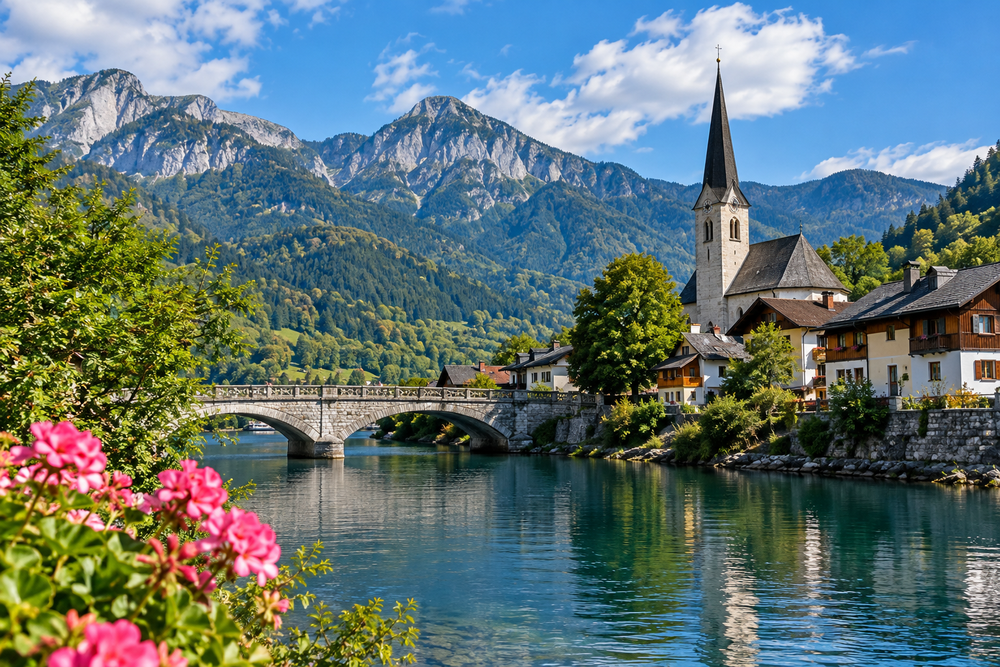
#> input picture SOLUTIONS/input7.png, 1000 x 667 px, shrunk from 1536 x 1024 before the run
$ jupyter execute asg7.ipynb   (shell and % lines are left out)   (older library calls are emulated)
#> lines starting #> are read from the running program, lines starting #| are printed output that depends on the picture; after the words box and inside, x2 and y2 are one past the last pixel; in counts of white or black regions, pixels touching at a corner belong together
[cell 1]
import cv2
import numpy as np
import matplotlib.pyplot as plt

img = cv2.imread("input7.png")
#> img is the input picture: shape (667, 1000, 3); mean B, G, R 115.2, 115.6, 96.8

if img is None:
    print("Image not found")
else:
    gray = cv2.cvtColor(img, cv2.COLOR_BGR2GRAY)
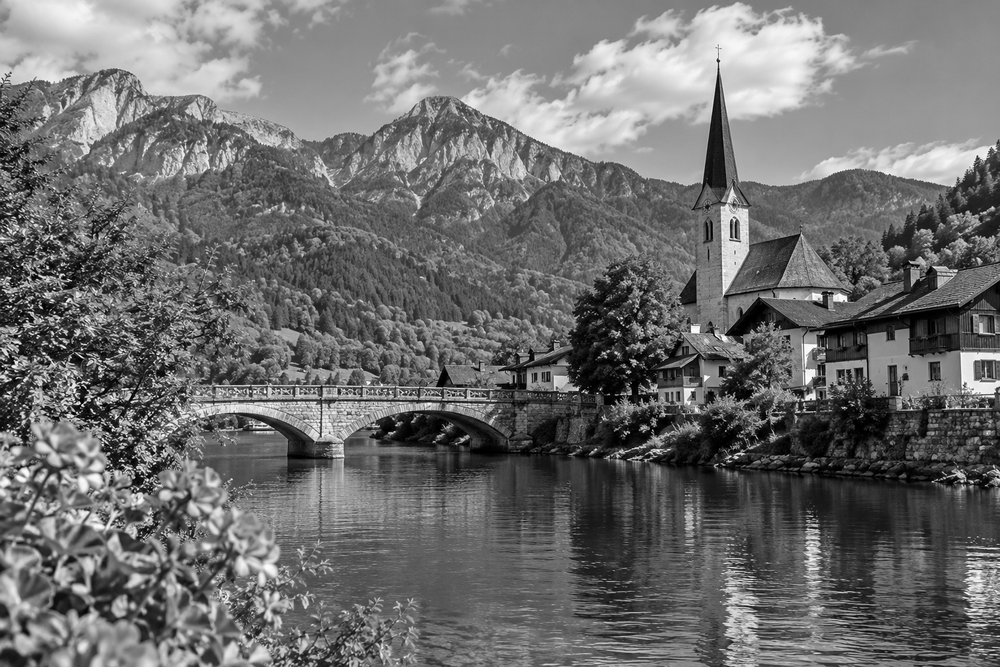
#> gray: shape (667, 1000); min 0, max 255, mean 109.9

    # 1. Laplacian Filter
    laplacian = cv2.Laplacian(img, cv2.CV_64F)
    laplacian = laplacian.astype(np.float32)

    sharpened_laplacian = cv2.addWeighted(
        img.astype(np.float32), 1.0,
        laplacian, -1.0, 0
    )
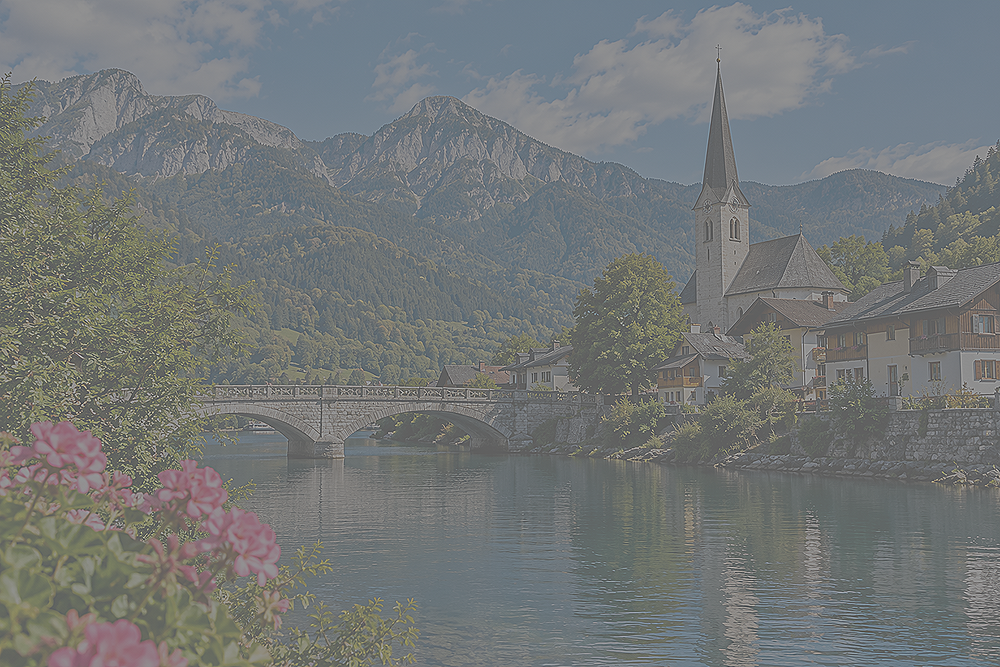
#> sharpened_laplacian: shape (667, 1000, 3) float32; mean B, G, R 115.2, 115.6, 96.8; drawn with min black and max white
    sharpened_laplacian = cv2.convertScaleAbs(sharpened_laplacian)

    # 2. Sobel Gradient Operator
    gx = cv2.Sobel(gray, cv2.CV_64F, 1, 0, ksize=3)
    gy = cv2.Sobel(gray, cv2.CV_64F, 0, 1, ksize=3)
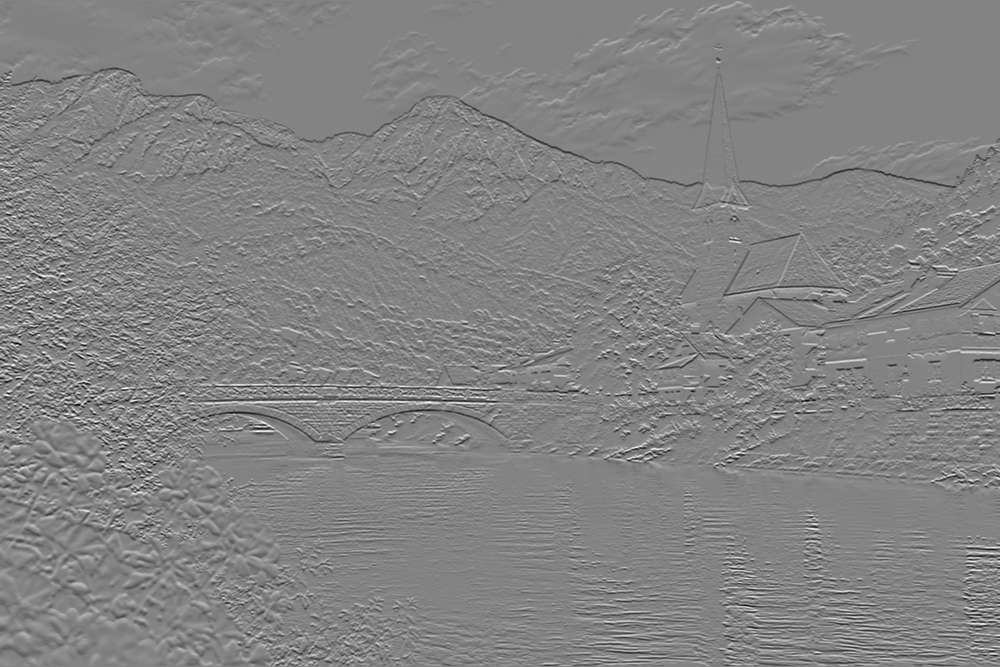
#> gy: shape (667, 1000) float64; min -907, max 855, mean -0.5; drawn with min black and max white

    magnitude = cv2.magnitude(gx, gy)
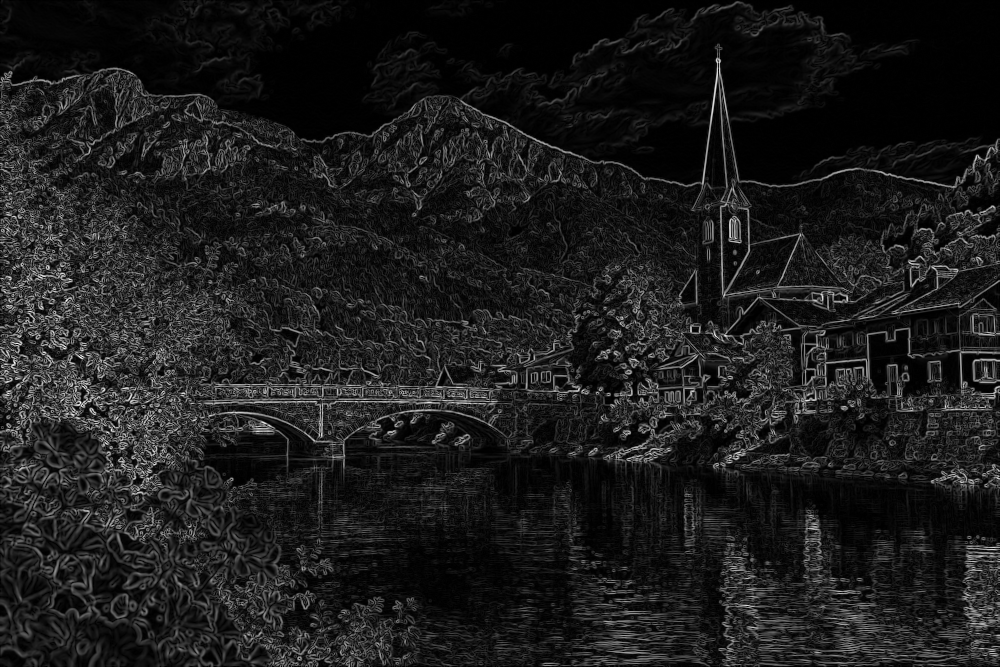
#> magnitude: shape (667, 1000) float64; min 0, max 939.2, mean 106.7; drawn with min black and max white
    magnitude = cv2.normalize(
        magnitude, None, 0, 255, cv2.NORM_MINMAX
    ).astype(np.uint8)

    magnitude_color = cv2.cvtColor(magnitude, cv2.COLOR_GRAY2BGR)
    sharpened_sobel = cv2.addWeighted(
        img, 1.0, magnitude_color, 0.5, 0
    )

    # 3. Canny Edge Detector
    edges = cv2.Canny(gray, 100, 200)
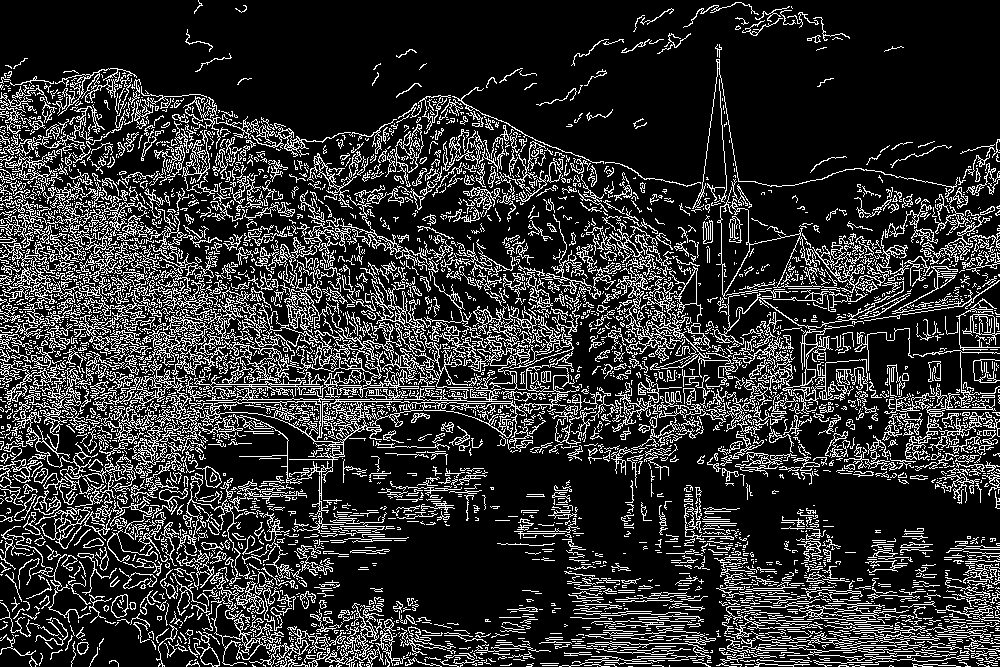
#> edges: shape (667, 1000); 19% white in thin lines or dots
    edges_color = cv2.cvtColor(edges, cv2.COLOR_GRAY2BGR)
#> edges_color: shape (667, 1000, 3); 19% white in thin lines or dots

    sharpened_canny = cv2.addWeighted(
        img, 1.0, edges_color, 0.5, 0
    )
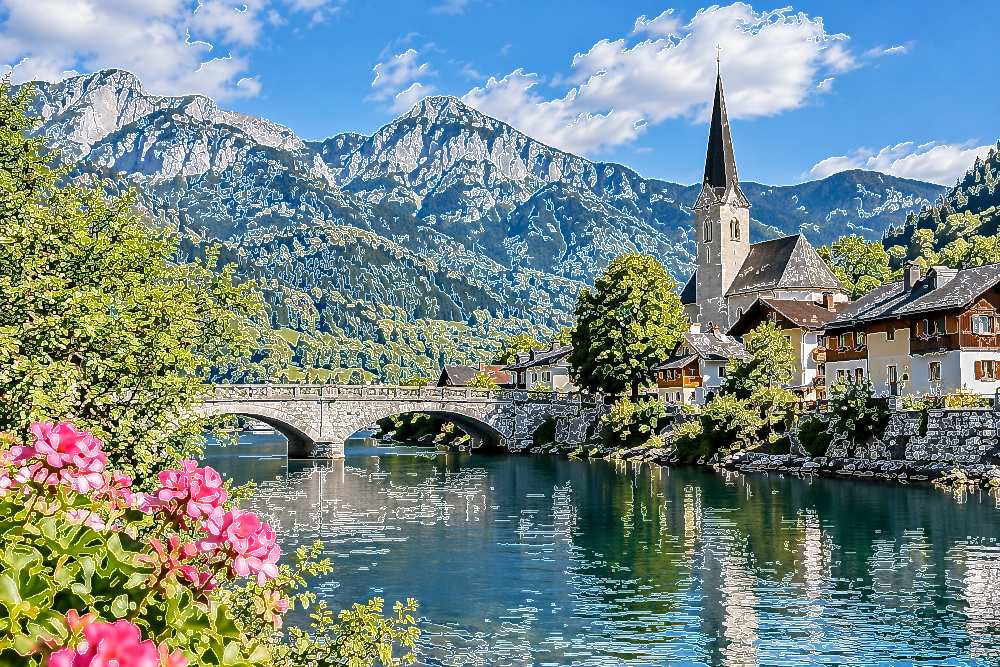
#> sharpened_canny: shape (667, 1000, 3); mean B, G, R 137.7, 138.1, 118.7

    # 4. Unsharp Masking
    blurred = cv2.GaussianBlur(img, (5, 5), 3)

    sharpened_unsharp = cv2.addWeighted(
        img, 1.5, blurred, -0.5, 0
    )

    # Display Results
    images = [
        ("Original Image", img),
        ("Laplacian Sharpening", sharpened_laplacian),
        ("Sobel Gradient", magnitude),
        ("Sobel Sharpening", sharpened_sobel),
        ("Canny Edges", edges),
        ("Canny Sharpening", sharpened_canny),
        ("Gaussian Blur", blurred),
        ("Unsharp Masking", sharpened_unsharp)
    ]

    plt.figure(figsize=(14, 10))

    for i, (title, image) in enumerate(images):
        plt.subplot(2, 4, i + 1)

        if len(image.shape) == 2:
            plt.imshow(image, cmap="gray")
        else:
            plt.imshow(cv2.cvtColor(image, cv2.COLOR_BGR2RGB))

        plt.title(title)
        plt.axis("off")
#> this loop made 8 passes
#> title on passes 1 to 8: 'Original Image', 'Laplacian Sharpening', 'Sobel Gradient', 'Sobel Sharpening', 'Canny Edges', 'Canny Sharpening', 'Gaussian Blur', 'Unsharp Masking'

    plt.tight_layout()
    plt.show()
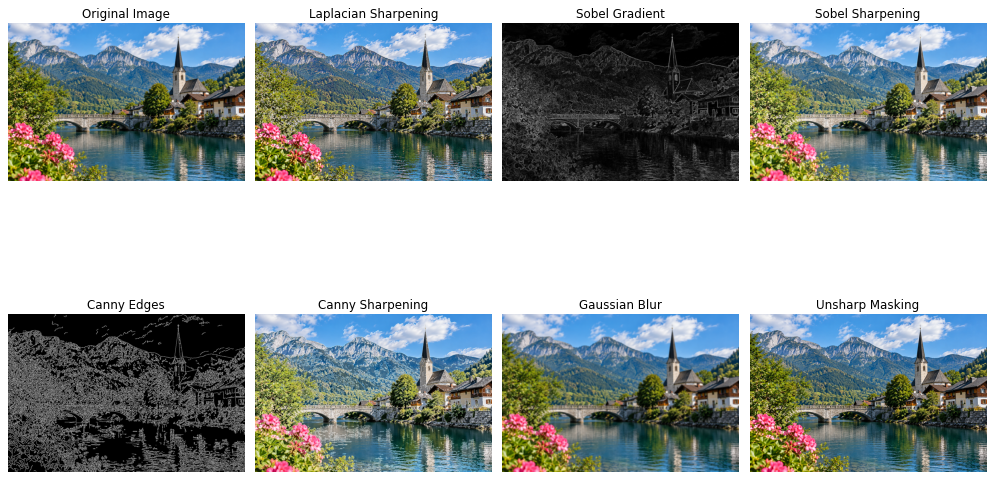
#> figure drawn by matplotlib, 8 panels

$ run again, with SOLUTIONS/input.jpg saved as SOLUTIONS/input7.png
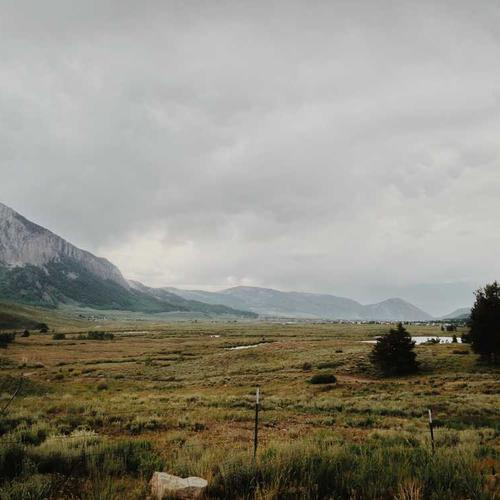
#> input picture SOLUTIONS/input.jpg, 500 x 500 px
#> img is the input picture: shape (500, 500, 3); mean B, G, R 130, 141.3, 143.9
#> `edges = cv2.Canny(gray, 100, 200)`:
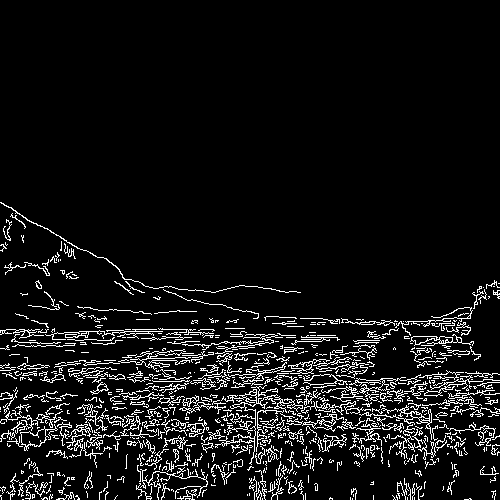
#> edges: shape (500, 500); 7.7% white in thin lines or dots, all inside (x1, y1, x2, y2) = (0, 202, 500, 500)
#> `sharpened_canny = cv2.addWeighted( img, 1.0, edges_color, 0.5, 0 )`:
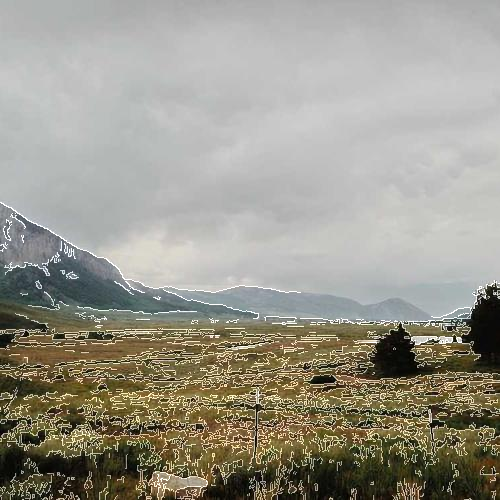
#> sharpened_canny: shape (500, 500, 3); mean B, G, R 139.7, 151, 153.6
#> the loop `for i, (title, image) in enumerate(images):` made 8 passes
#> title on passes 1 to 8: 'Original Image', 'Laplacian Sharpening', 'Sobel Gradient', 'Sobel Sharpening', 'Canny Edges', 'Canny Sharpening', 'Gaussian Blur', 'Unsharp Masking'
